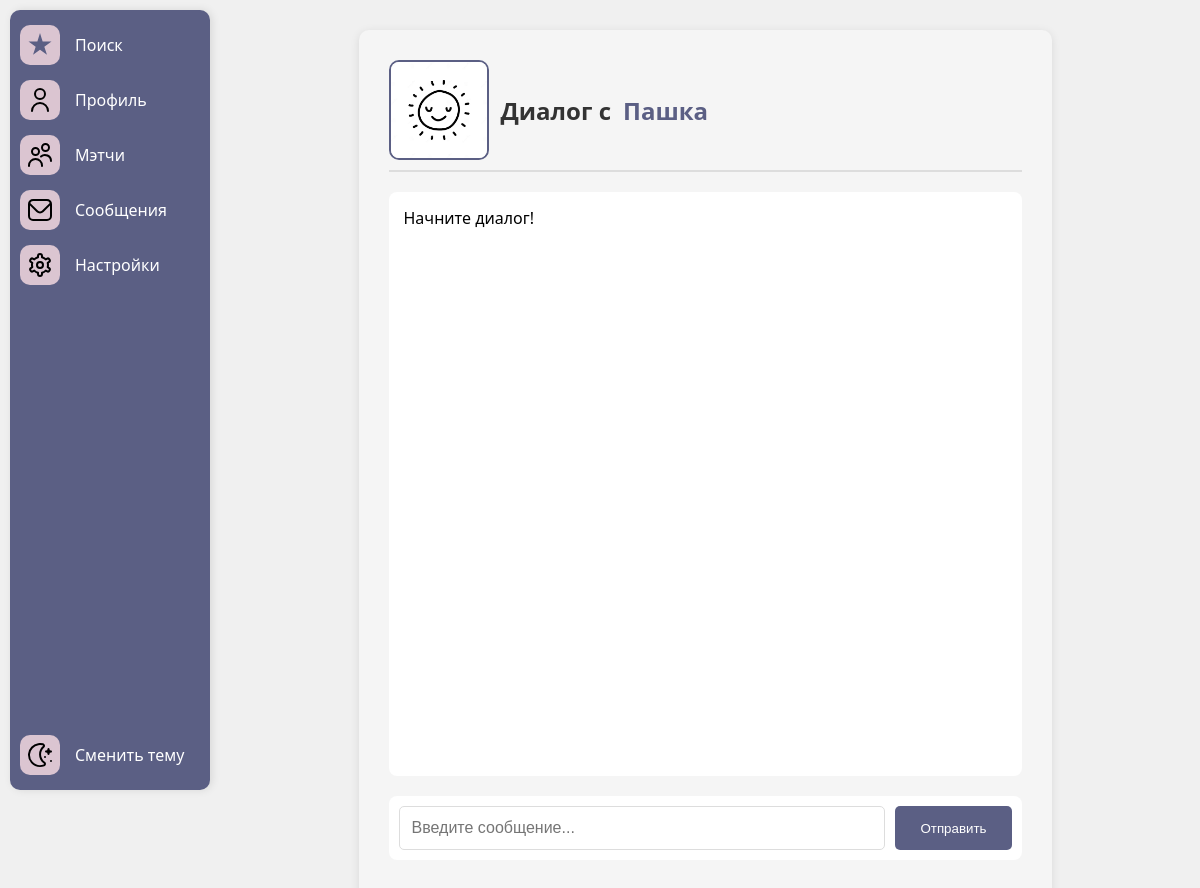
The page /messenger/16/ (signed in) on the database as committed earlier.
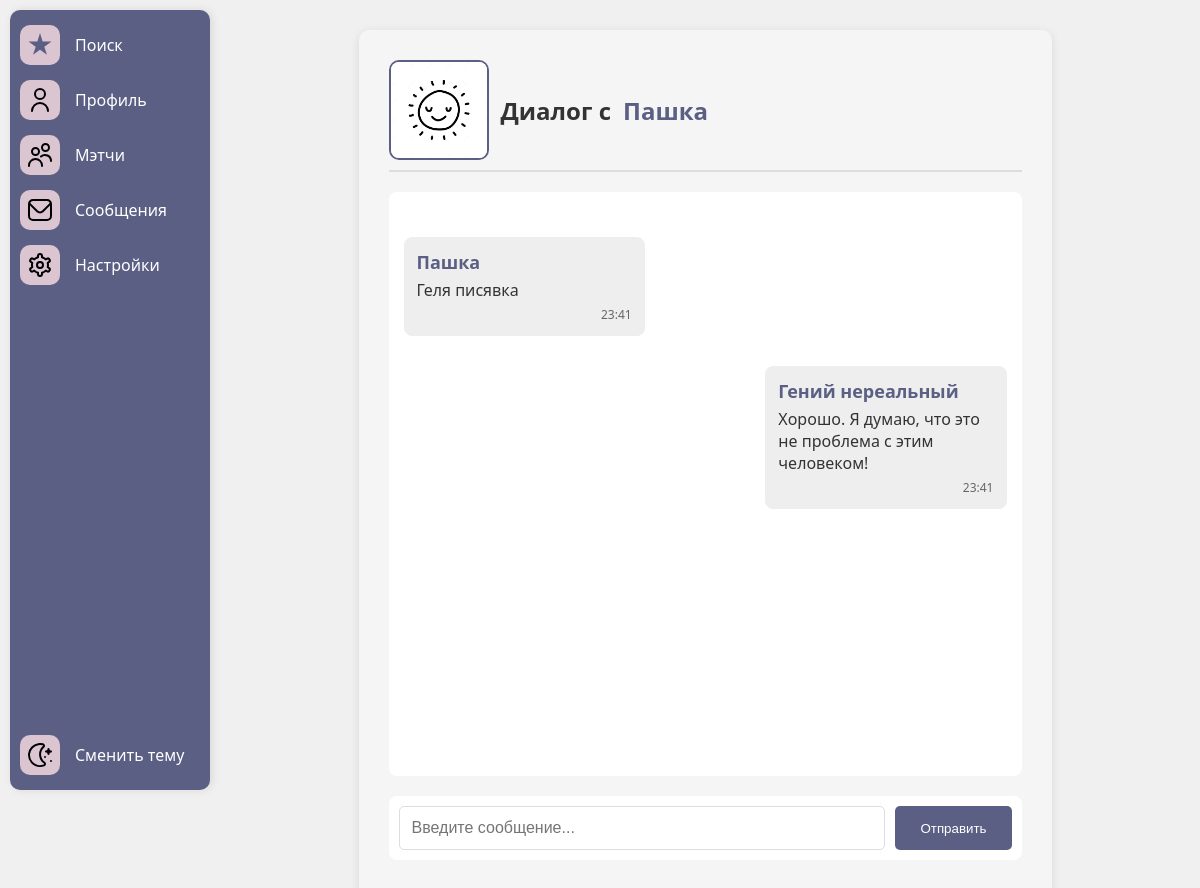
The same page on the database as committed later.
### authuser/models.py (models this page shows, shortened)
class User(AbstractBaseUser, PermissionsMixin): #Сам юзер
    full_name = models.CharField(max_length=100)
    email = models.EmailField(unique=True)
    is_active = models.BooleanField(default=True)
    is_staff = models.BooleanField(default=False)
    is_ai = models.BooleanField(default=False)
    objects = CustomUserManager()
    USERNAME_FIELD = 'email'
    REQUIRED_FIELDS = ['full_name']

class Profile(models.Model): #Профиль с основной инфой, отображающейся в профиле
    user = models.OneToOneField(User, on_delete=models.CASCADE, related_name='profile')
    avatar = models.ImageField(upload_to='avatars/', blank=True, null=True, default='avatars/default_avatar.jpg')
    gender = models.ForeignKey('Gender', on_delete=models.SET_NULL, blank=True, null=True)
    job = models.CharField(max_length=20, blank=True, null=True)
    birth_date = models.DateField(blank=True, null=True)
    bio = models.CharField(max_length=200, blank=True, null=True)
    city = models.ForeignKey('City', on_delete=models.SET_NULL, blank=True, null=True)
    interests = models.ManyToManyField('Interest', blank=True)
    height = models.PositiveIntegerField(blank=True, null=True)
    zodiac_sign = models.ForeignKey('Zodiac', on_delete=models.SET_NULL, blank=True, null=True)
    smoking = models.ForeignKey('Smoking', on_delete=models.SET_NULL, blank=True, null=True)
    alcohol = models.ForeignKey('Alcohol', on_delete=models.SET_NULL, blank=True, null=True)
    religion = models.ForeignKey('Religion', on_delete=models.SET_NULL, blank=True, null=True)
    education = models.ForeignKey('Education', on_delete=models.SET_NULL, blank=True, null=True)
    children = models.ForeignKey('Children', on_delete=models.SET_NULL, blank=True, null=True)
    language = models.ManyToManyField('Language', blank=True, null=True)
    relationship = models.ForeignKey('Relationship', on_delete=models.SET_NULL, blank=True, null=True)

### messenger/models.py (models this page shows)
class Message(models.Model): #Модель сообщения
    sender = models.ForeignKey(User, on_delete=models.CASCADE, related_name='sent_messages')
    receiver = models.ForeignKey(User, on_delete=models.CASCADE, related_name='received_messages')
    text = models.TextField()
    timestamp = models.DateTimeField(auto_now_add=True)
    is_read = models.BooleanField(default=False)
    class Meta:
        ordering = ['-timestamp']

### messenger/views.py (the view)
# urls.py: path('messenger/<int:user_id>/', messenger_detail, name='messenger_detail'),
@login_required
def messenger_detail(request, user_id): #Диалог с пользователем
    user = request.user
    interlocutor = get_object_or_404(User, id=user_id) #Собеседник
    try:
        if not Friendship.objects.filter and not interlocutor.is_ai( #Проверка мэтча - не мэтчи не могу общаться
                (Q(from_user=user, to_user=interlocutor) |
                 Q(from_user=interlocutor, to_user=user)),
                status='accepted'
        ).exists():
            return HttpResponseForbidden("Ошибка доступа: Пользователи не являются друзьями")
    except Exception as e:
        print(f"Error checking friendship: {e}")
        return HttpResponseForbidden("Ошибка доступа при проверке дружбы")
    messages = Message.objects.filter(  #Получение списка сообщений
        Q(sender=user, receiver=interlocutor) |
        Q(sender=interlocutor, receiver=user)
    ).order_by('timestamp')
    host_with_port = request.get_host() #Получаем адрес
    host = host_with_port.split(':')[0]
    websocket_port = 8001 #Меняем порт
    websocket_url_base = f"ws://{host}:{websocket_port}/ws/messenger" #Для django-channels - асинхронной отправки сообщений
    context = {
        'interlocutor': interlocutor,
        'messages': messages,
        'interlocutor_id': interlocutor.id,
        'user_id': user.id,
        'ws_url_base': websocket_url_base
    }
    return render(request, 'messenger_detail.html', context)

### templates/messenger_detail.html (shortened to what this page needs)
{% extends 'base.html' %}
{% load static %}
{% block content %}
<link rel="stylesheet" href="{% static 'css/messenger_style.css' %}">
<div class="chat-container"
     id="chat-container"
     data-interlocutor-id="{{ interlocutor.id }}"
     data-user-id="{{ user.id }}"
     data-ws-url-base="{{ ws_url_base }}/">
    <h2>
        <div class="avatar-wrapper">
            <img class="avatar"
                 src="{{ interlocutor.profile.avatar.url }}"
                 alt="{{ dialog.interlocutor.full_name }}"
                 onclick="openPhotoPreview(this.src)">
        </div>
        Диалог с
        <a href="{% url 'user_profile' interlocutor.id %}" class="profile-link">
            {{ interlocutor.full_name }}
        </a>
    </h2>
    <div class="messages" id="messages">
         {% for message in messages %}
             <div class="message {% if message.sender == user %}sent{% else %}received{% endif %}">
                 <div style="color: #5B5F84; font-size: 18px;">{{message.sender.full_name}} </div>
                 <div class="message-content">{{ message.text }}</div>
                 <div class="message-time">{{ message.timestamp|date:"H:i" }}</div>
             </div>
         {% empty %}
             <p>Начните диалог!</p>
         {% endfor %}
    </div>
    <form id="message-form" class="message-form">
        <input type="text"
               id="message-input"
               placeholder="Введите сообщение..."
               autocomplete="off">
        <button type="submit">Отправить</button>
    </form>
</div>
{% load static %}
{% endblock %}

### templates/base.html (shortened to what this page needs)
{% load static %}
<!DOCTYPE html>
<html lang="ru">
<head>
    <link rel="stylesheet" href="{% static 'css/sidebar_styles.css' %}">
</head>
<body>
    <div class="user-home">
        <nav class="sidebar">
            <div class="sidebar-content">
                <a href="{% url 'search_settings' %}" class="sidebar-item">
                    <div class="icon">
                        <div class="sidebar-star"></div>
                    </div>
                    <span>Поиск</span>
                </a>
                <a href="{% url 'profile' %}" class="sidebar-item">
                    <div class="icon">
                        <img src="{% static 'icons/profile.svg' %}" alt="Профиль" />
                    </div>
                    <span>Профиль</span>
                </a>
                <a href="{% url 'friends' %}" class="sidebar-item">
                    <div class="icon">
                        <img src="{% static 'icons/friends.svg' %}" alt="Друзья" />
                    </div>
                    <span>Мэтчи</span>
                </a>
                <a href="{% url 'messenger' %}" class="sidebar-item">
                    <div class="icon">
                        <img src="{% static 'icons/messages.svg' %}" alt="Сообщения" />
                    </div>
                    <span>Сообщения</span>
                </a>
                <a href="{% url 'settings_page' %}" class="sidebar-item">
                    <div class="icon">
                        <img src="{% static 'icons/settings.svg' %}" alt="Настройки" />
                    </div>
                    <span>Настройки</span>
                </a>
                <div class="sidebar-item theme-toggle" onclick="toggleTheme()">
                    <div class="icon">
                        <img id="theme-icon" src="{% static 'icons/tema-light.svg' %}" alt="Сменить тему" />
                    </div>
                    <span>Сменить тему</span>
                </div>
            </div>
        </nav>
        <main class="main-window">
            {% block content %}{% endblock %}
        </main>
    </div>
</body>
</html>

### static/css/sidebar_styles.css (style rules this page uses)
* { box-sizing: border-box; margin: 0; padding: 0; }
.main-window { margin-left: 210px; flex: 1; padding: 0px; min-height: 100vh; }
body { font-family: 'Segoe UI', sans-serif; background: #f0f0f0; transition: background 0.3s; }
.user-home { display: flex; min-height: 100vh; position: relative; }
.sidebar { position: fixed; left: 0; top: 0; bottom: 0; width: 200px; background: #5B5F84; padding: 15px 0; border-radius: 10px; margin: 10px 0 10px 10px; height: calc(100vh - 20px); overflow-y: auto; display: flex; flex-direction: column; box-shadow: 2px 0 8px rgba(0,0,0,0.1); }
.sidebar-star { width: 24px; height: 24px; background: #5B5F84; clip-path: polygon(50% 0%, 61% 35%, 98% 35%, 68% 57%, 79% 91%, 50% 70%, 21% 91%, 32% 57%, 2% 35%, 39% 35%); }
.sidebar-content { flex: 1; display: flex; flex-direction: column; gap: 15px; padding: 0 10px; justify-content: space-between; }
.theme-toggle { margin-top: auto; }
.sidebar-item { display: flex; align-items: center; color: white; text-decoration: none; border-radius: 8px; white-space: nowrap; height: 40px; }
.sidebar-item .icon { width: 40px; height: 40px; display: flex; align-items: center; justify-content: center; font-size: 24px; border-radius: 10px; flex-shrink: 0; transition: 0.2s; background: #DBC5D1; color: #5B5F84; }
.sidebar-item span { opacity: 1; margin-left: 15px; }
.sidebar-item .icon img { width: 24px; height: 24px; object-fit: contain; }

### static/css/messenger_style.css (style rules this page uses)
.chat-container { max-width: 70%; margin: 30px auto; height: 95%; padding: 30px; background-color: #f5f5f5; border-radius: 10px; box-shadow: 0 2px 10px rgba(0,0,0,0.1); }
.chat-container h2 { color: #333; border-bottom: 2px solid #ddd; padding-bottom: 10px; margin-bottom: 20px; }
.messages { height: 73vh; overflow-y: auto; padding: 15px; background-color: white; border-radius: 8px; margin-bottom: 20px; }
.message { margin: 30px 0; padding: 12px; border-radius: 8px; width: 40%; position: relative; word-break: break-word; }
.message.sent { background-color: #eee; border: 1px solid #eee; margin-left: auto; }
.message.received { background-color: #eee; border: 1px solid #eee; }
.message div:first-child { font-weight: 600; font-size: 0.9em; color: #555; margin-bottom: 5px; }
.message-content { font-size: 1em; color: #333; word-wrap: break-word; }
.message-time { font-size: 0.75em; color: #666; text-align: right; margin-top: 5px; }
.message-form { display: flex; gap: 10px; padding: 10px; background: white; border-radius: 8px; }
#message-input { flex-grow: 1; padding: 12px; border: 1px solid #ddd; border-radius: 5px; font-size: 1em; }
button[type="submit"] { padding: 12px 25px; background-color: #5B5F84; color: white; border: none; border-radius: 5px; cursor: pointer; transition: background 0.3s; }
.profile-link { color: #5B5F84; text-decoration: none; }
.chat-container h2 { display: flex; align-items: center; gap: 12px; }
.avatar-wrapper { width: 100px; height: 100px; border-radius: 10%; border: 2px solid #5B5F84; overflow: hidden; flex-shrink: 0; }
.avatar { width: 100%; height: 100%; object-fit: cover; }

Rows that differ between the two databases and show on the page:
added Message: sender.full_name "Пашка", text "Геля писявка", timestamp "23:41"
added Message: sender.full_name "Гений нереальный", text "Хорошо. Я думаю, что это не проблема с этим человеком!", timestamp "23:41"
Other text that changed with them:
text no longer shown: "Начните диалог!"
